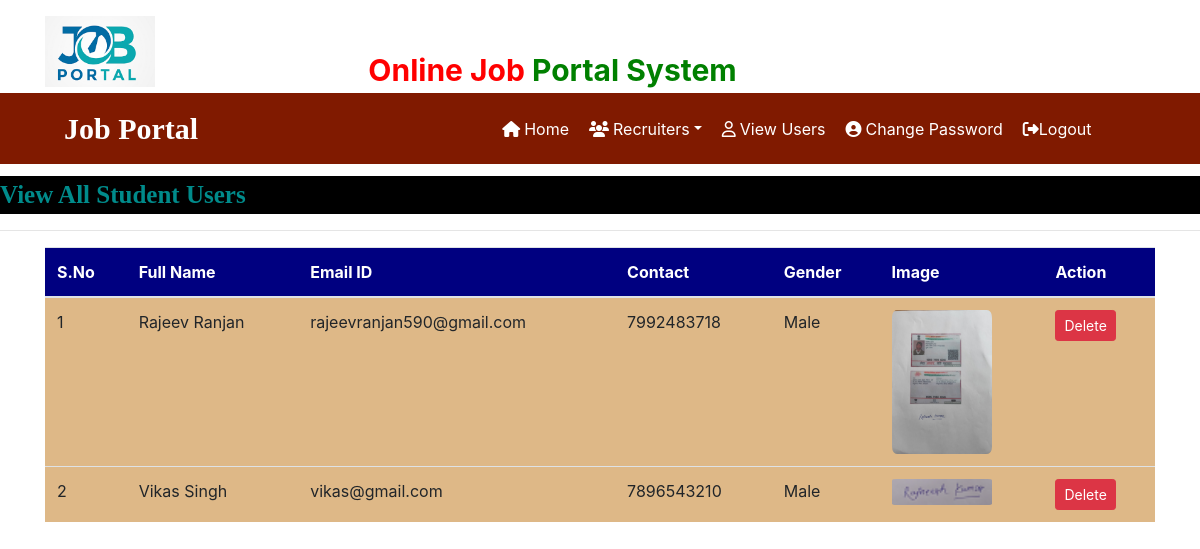
The app's page /view_users (signed in), older data.
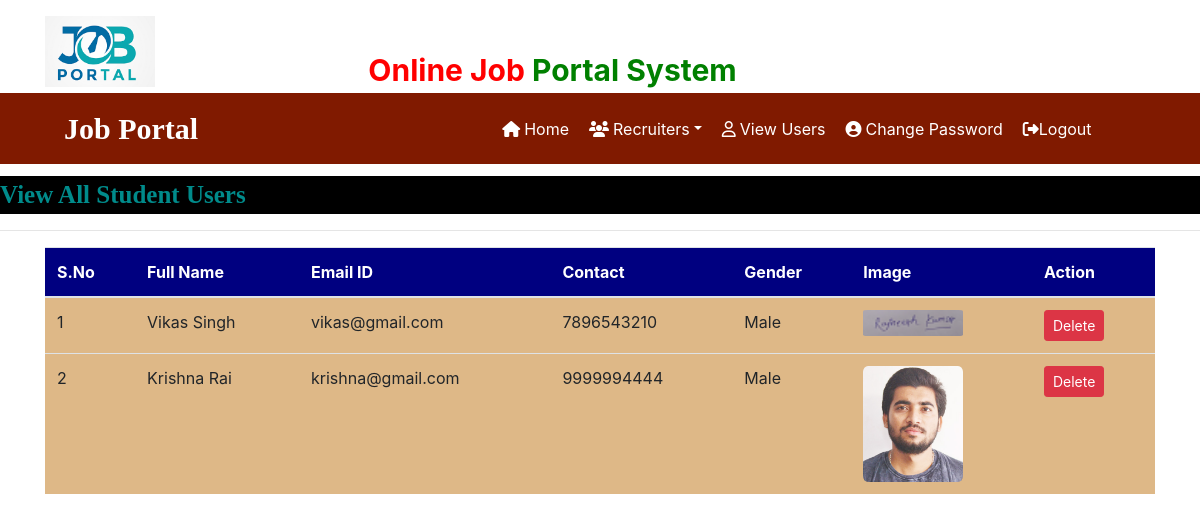
The same page, newer data.
### job/models.py (models this page shows, shortened)
class StudentUser(models.Model):
    user = models.ForeignKey(User,on_delete=models.CASCADE)
    mobile = models.CharField(max_length=15, null=True)
    image = models.FileField(null=True)
    gender = models.CharField(max_length=10,null=True)
    type = models.CharField(max_length=15,null=True)

### job/views.py (the view)
# urls.py: path('view_users',view_users,name="view_users"),
def view_users(request):
    if not request.user.is_authenticated:
        return redirect('admin_login')
    data=StudentUser.objects.all()
    d={'data':data}
    return render(request,'view_users.html',d)

### job/templates/view_users.html
{% load static %}
{% block body %}
{% include 'admin_navigation.html' %}
<marquee style="font-family: 'Times New Roman', Times, serif; font-size: 25px; color: darkcyan; background-color: black; font-weight: bold; margin-top: 1%;">
    View All Student Users
</marquee>
<hr>
<div class="container">
<table class="table table-hover " id="example">
    <thead>
        <tr style="background-color: #000080; color: white;">
            <th>S.No</th>
            <th>Full Name</th>
            <th>Email ID</th>
            <th>Contact</th>
            <th>Gender</th>
            <th>Image</th>
            <th>Action</th>
        </tr>
    </thead>
    <tbody>
        {% for i in data %}
        <tr style="background-color: #deb887;">
            <td>{{forloop.counter}}</td>
            <td>{{i.user.first_name}} {{i.user.last_name}}</td>
            <td>{{i.user.username}}</td>
            <td>{{i.mobile}}</td>
            <td>{{i.gender}}</td>
            <td> <img src="{{i.image.url}}" style="width: 100px ; border-radius: 5%;"></td>
            <td><a href="{% url 'delete_user' i.user.id %}" class="btn btn-danger btn-sm" onclick="return confirm('Are you sure want to delete this item?')">Delete</a></td>
        </tr>
        {% endfor %}
    </tbody>
</table>
</div>
{% endblock  %}

### job/templates/admin_navigation.html (shortened to what this page needs)
<!DOCTYPE html>
<html lang="en">
<head>
    {% load static %}
    <link rel="stylesheet" href="https://cdn.jsdelivr.net/npm/bootstrap@4.6.2/dist/css/bootstrap.min.css">
    <link rel="stylesheet" href="https://cdnjs.cloudflare.com/ajax/libs/font-awesome/4.7.0/css/font-awesome.min.css">
 <link rel="stylesheet" href="https://cdn.datatables.net/1.13.4/css/jquery.dataTables.min.css">
 <link rel="stylesheet" href="https://cdn.datatables.net/buttons/2.3.6/css/buttons.dataTables.min.css">
</head>
<body>
   <div class="container">
     <div class="row">
        <div class="col-sm-3 mt-3">
            <img src="{% static 'images/job7.png' %}"  style="width:110px; ">
        </div>
        <div class="col-sm-5 mt-5 text-center">
            <span style="font-weight: bold; font-size: 30px;">
                <span style="color:red"> Online Job</span>
                <span style="color:green"> Portal System</span>
            </span>
        </div>
     </div>
   </div>
  <nav class="navbar navbar-expand-sm" style="background-color: rgb(128, 26, 0)">
    <a class="navbar-brand text-white pl-5 font-weight-bold" style="font-family:'Times New Roman', Times, serif;font-size:30px">Job Portal</a>
  <ul class="navbar-nav">
    <li class="nav-item">
        <a class="nav-link" href="{%url 'admin_home'  %}" style="margin-left: 280px;"><i class="fa fa-home mr-1"></i>Home</a>
    </li>
    <li class="nav-item dropdown">
      <a class="nav-link dropdown-toggle" href="#" data-toggle="dropdown"><i class="fa fa-users mr-1"></i>Recruiters</a>
  </li>
<li class="nav-item">
    <a class="nav-link" href="{% url 'view_users' %}"><i class="fa fa-user-o mr-1"></i>View Users</a>
</li>
  <li class="nav-item">
    <a class="nav-link" href="{% url 'change_passwordadmin' %}"><i class="fa fa-user-circle mr-1"></i>Change Password</a>
</li>
<li class="nav-item">
  <a class="nav-link" href="{% url 'Logout' %}"><i class='fa fa-sign-out'></i>Logout</a>
</li>
  </ul>
  </nav>
</body>
</html>

### job/templates/admin_navigation.html (style rules this page uses)
.nav-link { color:white !important; margin-right:4px; }

Row changes from the older to the newer data that the page shows:
removed StudentUser: user.first_name "Rajeev", user.last_name "Ranjan", user.username "rajeevranjan590@gmail.com", mobile "7992483718", gender "Male", image (picture)
added StudentUser: user.first_name "Krishna", user.last_name "Rai", user.username "krishna@gmail.com", mobile "9999994444", gender "Male", image (picture)
